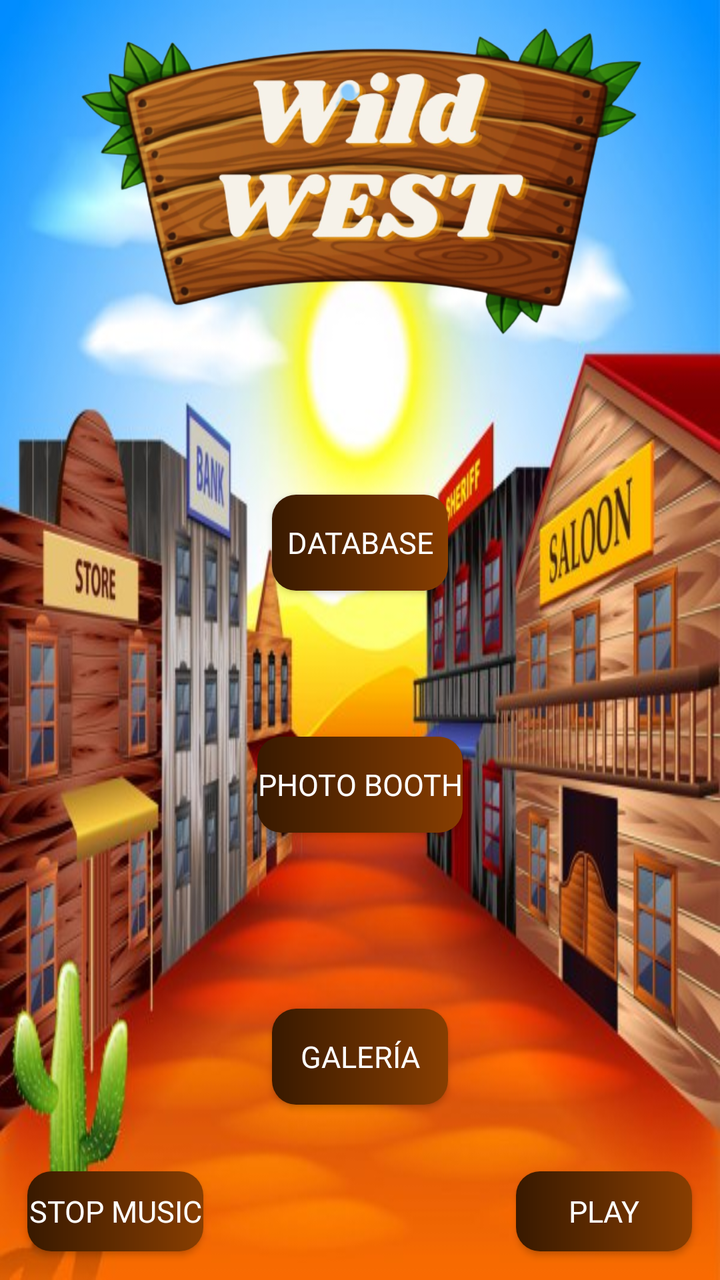
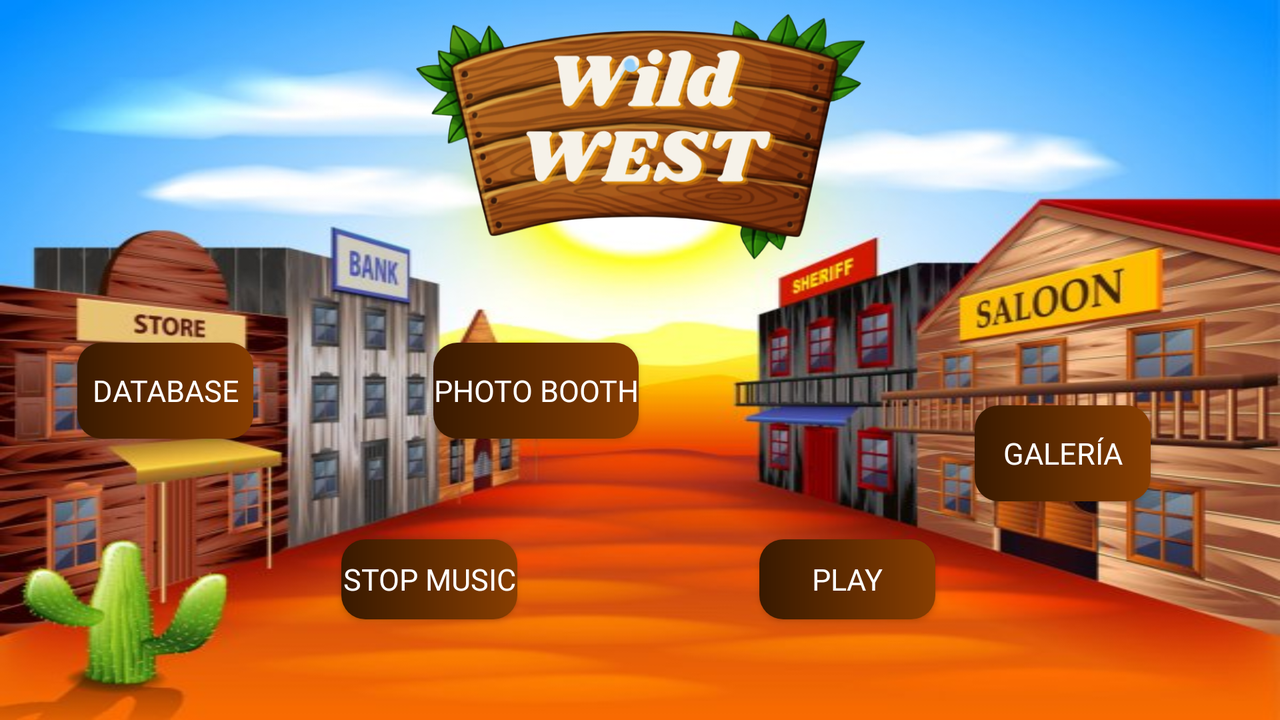

First picture: res/layout/ on a phone held upright. Second picture: the repository's own variant of that layout, on a device whose configuration matches the variant's folder. Source for both follows.
<!-- AndroidManifest.xml: application theme Theme.PacMultimedia -->
<!-- res/layout/activity_main.xml -->
<?xml version="1.0" encoding="utf-8"?>

<androidx.constraintlayout.widget.ConstraintLayout xmlns:android="http://schemas.android.com/apk/res/android"
    xmlns:app="http://schemas.android.com/apk/res-auto"
    xmlns:tools="http://schemas.android.com/tools"
    android:layout_width="match_parent"
    android:layout_height="match_parent"
    android:background="@drawable/fondo1"
    tools:context=".MainActivity">

    <android.widget.Button
        android:id="@+id/boton_actividad_dos"
        style="@style/botones_activity_uno"
        android:text="@string/boton_actividad_dos"
        app:layout_constraintBottom_toBottomOf="parent"
        app:layout_constraintEnd_toEndOf="parent"
        app:layout_constraintStart_toStartOf="parent"
        app:layout_constraintTop_toTopOf="parent"
        app:layout_constraintVertical_bias="0.418"
        android:onClick="irBBDD"/>

    <android.widget.Button
        android:id="@+id/boton_actividad_tres"
        style="@style/botones_activity_uno"
        android:text="@string/boton_actividad_tres"
        app:layout_constraintBottom_toBottomOf="parent"
        app:layout_constraintEnd_toEndOf="parent"
        app:layout_constraintStart_toStartOf="parent"
        app:layout_constraintTop_toBottomOf="@+id/boton_actividad_dos"
        app:layout_constraintVertical_bias="0.246"
        android:onClick="irFotomaton"/>

    <android.widget.Button
        android:id="@+id/boton_actividad_cuatro"
        style="@style/botones_activity_uno"
        android:text="@string/boton_actividad_cuatro"
        app:layout_constraintBottom_toBottomOf="parent"
        app:layout_constraintEnd_toEndOf="parent"
        app:layout_constraintStart_toStartOf="parent"
        app:layout_constraintTop_toBottomOf="@+id/boton_actividad_tres"
        android:onClick="irGaleria"/>

    <ImageView
        android:id="@+id/imageView3"
        android:layout_width="372dp"
        android:layout_height="162dp"
        app:layout_constraintBottom_toBottomOf="parent"
        app:layout_constraintEnd_toEndOf="parent"
        app:layout_constraintStart_toStartOf="parent"
        app:layout_constraintTop_toTopOf="parent"
        app:layout_constraintVertical_bias="0.028"
        app:srcCompat="@drawable/salvaje" />

    <android.widget.Button
        android:id="@+id/boton_pause"
        style="@style/botones_musica"
        android:text="@string/pause"
        app:layout_constraintBottom_toBottomOf="parent"
        app:layout_constraintEnd_toEndOf="parent"
        app:layout_constraintHorizontal_bias="0.05"
        app:layout_constraintStart_toStartOf="parent"
        app:layout_constraintTop_toTopOf="parent"
        app:layout_constraintVertical_bias="0.976"
        android:onClick="para_musica"/>

    <android.widget.Button
        android:id="@+id/boton_play"
        style="@style/botones_musica"
        android:text="@string/play"
        app:layout_constraintBottom_toBottomOf="parent"
        app:layout_constraintEnd_toEndOf="parent"
        app:layout_constraintHorizontal_bias="0.949"
        app:layout_constraintStart_toStartOf="parent"
        app:layout_constraintTop_toTopOf="parent"
        app:layout_constraintVertical_bias="0.976"
        android:onClick="empieza_musica"/>


</androidx.constraintlayout.widget.ConstraintLayout>
<!-- resources referenced by this layout -->
<resources>
  <!-- drawable fondo1: jpg bitmap (drawable, 60188 bytes) -->
  <!-- drawable salvaje: png bitmap (drawable-v24, 277491 bytes) -->
  <string name="boton_actividad_cuatro">Galería</string>
  <string name="boton_actividad_dos">Database</string>
  <string name="boton_actividad_tres">Photo booth</string>
  <string name="pause">Stop music</string>
  <string name="play">Play</string>
  <style name="botones_activity_uno">
          <item name="android:background">@drawable/corner_color_boton</item>
          <item name="android:layout_width">wrap_content</item>
          <item name="android:layout_height">wrap_content</item>
          <item name="android:textColor">@color/white</item>
          <item name="android:fontFamily">@font/drift</item>
          <item name="android:textSize">@dimen/texto_boton</item>
      </style>
  <style name="botones_musica" parent="botones_activity_uno">
          <item name="android:layout_height">@dimen/altura_maxima_botones_principal</item>
          <item name="android:textSize">@dimen/texto_musica</item>
      </style>
  <style name="Theme.PacMultimedia" parent="Theme.MaterialComponents.DayNight.DarkActionBar" />
  <!-- drawable corner_color_boton (drawable) -->
  <?xml version="1.0" encoding="utf-8"?>
  
  
  <shape xmlns:android="http://schemas.android.com/apk/res/android">
              
              <gradient
                  android:startColor="#381900"
                  android:endColor="#883E01"
                  android:angle="0"
                  ></gradient>
              <corners android:radius="12dp"></corners>
          </shape>
  <color name="white">#FFFFFFFF</color>
  <!-- from res/values-xxhdpi/ -->
  <dimen name="texto_boton">15sp</dimen>
  <!-- from res/values-xxhdpi/ -->
  <dimen name="altura_maxima_botones_principal">40dp</dimen>
  <!-- from res/values-xxhdpi/ -->
  <dimen name="texto_musica">15dp</dimen>
</resources>
<!-- res/layout-land/activity_main.xml (the repository's variant of the layout above) -->
<!-- drawn on the phone turned sideways -->
<?xml version="1.0" encoding="utf-8"?>
<androidx.constraintlayout.widget.ConstraintLayout xmlns:android="http://schemas.android.com/apk/res/android"
    xmlns:app="http://schemas.android.com/apk/res-auto"
    xmlns:tools="http://schemas.android.com/tools"
    android:layout_width="match_parent"
    android:layout_height="match_parent"
    android:background="@drawable/fondo1"
    tools:context=".MainActivity">

    <android.widget.Button
        android:id="@+id/boton_actividad_dos"
        style="@style/botones_activity_uno"
        android:text="@string/boton_actividad_dos"
        app:layout_constraintBottom_toBottomOf="parent"
        app:layout_constraintEnd_toEndOf="parent"
        app:layout_constraintHorizontal_bias="0.07"
        app:layout_constraintStart_toStartOf="parent"
        app:layout_constraintTop_toBottomOf="@+id/imageView3"
        app:layout_constraintVertical_bias="@dimen/vertical_botones_principal"
        android:onClick="irBBDD"/>

    <android.widget.Button
        android:id="@+id/boton_actividad_tres"
        style="@style/botones_activity_uno"
        android:text="@string/boton_actividad_tres"
        app:layout_constraintBottom_toBottomOf="parent"
        app:layout_constraintEnd_toEndOf="parent"
        app:layout_constraintHorizontal_bias="0.219"
        app:layout_constraintStart_toEndOf="@+id/boton_actividad_dos"
        app:layout_constraintTop_toBottomOf="@+id/imageView3"
        app:layout_constraintVertical_bias="@dimen/vertical_botones_principal"
        android:onClick="irFotomaton"/>

    <android.widget.Button
        android:id="@+id/boton_actividad_cuatro"
        style="@style/botones_activity_uno"
        android:text="@string/boton_actividad_cuatro"
        app:layout_constraintBottom_toBottomOf="parent"
        app:layout_constraintEnd_toEndOf="parent"
        app:layout_constraintHorizontal_bias="0.883"
        app:layout_constraintStart_toStartOf="parent"
        app:layout_constraintTop_toTopOf="parent"
        app:layout_constraintVertical_bias="@dimen/vertical_botones_principal_galeria"
        android:onClick="irGaleria"/>

    <ImageView
        android:id="@+id/imageView3"
        android:layout_width="@dimen/ancho_imagen_principal_land"
        android:layout_height="@dimen/alto_imagen_principal_land"
        app:layout_constraintBottom_toBottomOf="parent"
        app:layout_constraintEnd_toEndOf="parent"
        app:layout_constraintStart_toStartOf="parent"
        app:layout_constraintTop_toTopOf="parent"
        app:layout_constraintVertical_bias="0.028"
        app:srcCompat="@drawable/salvaje" />

    <android.widget.Button
        android:id="@+id/boton_pause"
        style="@style/botones_musica"
        android:text="@string/pause"
        app:layout_constraintBottom_toBottomOf="parent"
        app:layout_constraintEnd_toEndOf="parent"
        app:layout_constraintHorizontal_bias="0.309"
        app:layout_constraintStart_toStartOf="parent"
        app:layout_constraintTop_toBottomOf="@+id/boton_actividad_tres"
        android:onClick="para_musica"/>

    <android.widget.Button
        android:id="@+id/boton_play"
        style="@style/botones_musica"
        android:text="@string/play"
        app:layout_constraintBottom_toBottomOf="parent"
        app:layout_constraintEnd_toEndOf="parent"
        app:layout_constraintHorizontal_bias="0.688"
        app:layout_constraintStart_toStartOf="parent"
        app:layout_constraintTop_toBottomOf="@+id/boton_actividad_tres"
        android:onClick="empieza_musica"/>


</androidx.constraintlayout.widget.ConstraintLayout>
<!-- resources referenced by the variant -->
<!-- as the phone turned sideways resolves them -->
<resources>
  <!-- from res/values-xxhdpi/ -->
  <dimen name="alto_imagen_principal_land">130dp</dimen>
  <!-- from res/values-xxhdpi/ -->
  <dimen name="ancho_imagen_principal_land">320dp</dimen>
  <!-- from res/values-xxhdpi/ -->
  <dimen name="vertical_botones_principal">0.2</dimen>
  <!-- from res/values-xxhdpi/ -->
  <dimen name="vertical_botones_principal_galeria">0.65</dimen>
  <!-- drawable fondo1: jpg bitmap (drawable, 60188 bytes) -->
  <!-- drawable salvaje: png bitmap (drawable-v24, 277491 bytes) -->
  <string name="boton_actividad_cuatro">Galería</string>
  <string name="boton_actividad_dos">Database</string>
  <string name="boton_actividad_tres">Photo booth</string>
  <string name="pause">Stop music</string>
  <string name="play">Play</string>
  <style name="botones_activity_uno">
          <item name="android:background">@drawable/corner_color_boton</item>
          <item name="android:layout_width">wrap_content</item>
          <item name="android:layout_height">wrap_content</item>
          <item name="android:textColor">@color/white</item>
          <item name="android:fontFamily">@font/drift</item>
          <item name="android:textSize">@dimen/texto_boton</item>
      </style>
  <style name="botones_musica" parent="botones_activity_uno">
          <item name="android:layout_height">@dimen/altura_maxima_botones_principal</item>
          <item name="android:textSize">@dimen/texto_musica</item>
      </style>
  <style name="Theme.PacMultimedia" parent="Theme.MaterialComponents.DayNight.DarkActionBar" />
  <!-- drawable corner_color_boton (drawable) -->
  <?xml version="1.0" encoding="utf-8"?>
  
  
  <shape xmlns:android="http://schemas.android.com/apk/res/android">
              
              <gradient
                  android:startColor="#381900"
                  android:endColor="#883E01"
                  android:angle="0"
                  ></gradient>
              <corners android:radius="12dp"></corners>
          </shape>
  <color name="white">#FFFFFFFF</color>
  <!-- from res/values-xxhdpi/ -->
  <dimen name="texto_boton">15sp</dimen>
  <!-- from res/values-xxhdpi/ -->
  <dimen name="altura_maxima_botones_principal">40dp</dimen>
  <!-- from res/values-xxhdpi/ -->
  <dimen name="texto_musica">15dp</dimen>
</resources>
